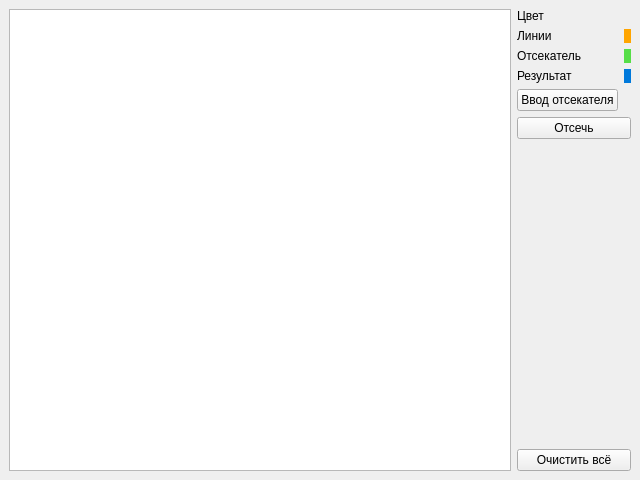
<?xml version="1.0" encoding="UTF-8"?>
<ui version="4.0">
 <class>MainWindow</class>
 <widget class="QMainWindow" name="MainWindow">
  <property name="geometry">
   <rect>
    <x>0</x>
    <y>0</y>
    <width>640</width>
    <height>480</height>
   </rect>
  </property>
  <property name="windowTitle">
   <string>MainWindow</string>
  </property>
  <widget class="QWidget" name="centralwidget">
   <layout class="QHBoxLayout" name="horizontalLayout">
    <item>
     <widget class="QGraphicsView" name="graphicsView"/>
    </item>
    <item>
     <layout class="QVBoxLayout" name="verticalLayout">
      <item>
       <layout class="QFormLayout" name="formLayout">
        <item row="0" column="0">
         <widget class="QLabel" name="label">
          <property name="text">
           <string>Цвет</string>
          </property>
         </widget>
        </item>
        <item row="1" column="0">
         <widget class="QLabel" name="label_2">
          <property name="text">
           <string>Линии</string>
          </property>
         </widget>
        </item>
        <item row="2" column="0">
         <widget class="QLabel" name="label_3">
          <property name="text">
           <string>Отсекатель</string>
          </property>
         </widget>
        </item>
        <item row="3" column="0">
         <widget class="QLabel" name="label_4">
          <property name="text">
           <string>Результат</string>
          </property>
         </widget>
        </item>
        <item row="1" column="1">
         <widget class="QLabel" name="label_colour_segment">
          <property name="styleSheet">
           <string notr="true">background-color: #ffa500</string>
          </property>
          <property name="text">
           <string/>
          </property>
         </widget>
        </item>
        <item row="2" column="1">
         <widget class="QLabel" name="label_colour_cut_off">
          <property name="styleSheet">
           <string notr="true">background-color: #56de47</string>
          </property>
          <property name="text">
           <string/>
          </property>
         </widget>
        </item>
        <item row="3" column="1">
         <widget class="QLabel" name="label_colour_result">
          <property name="styleSheet">
           <string notr="true">background-color: #0079db</string>
          </property>
          <property name="text">
           <string/>
          </property>
         </widget>
        </item>
        <item row="4" column="0">
         <widget class="QPushButton" name="but_input_cut_off">
          <property name="text">
           <string>Ввод отсекателя</string>
          </property>
         </widget>
        </item>
        <item row="5" column="0" colspan="2">
         <widget class="QPushButton" name="but_cut_off">
          <property name="text">
           <string>Отсечь</string>
          </property>
         </widget>
        </item>
        <item row="6" column="0" colspan="2">
         <spacer name="verticalSpacer">
          <property name="orientation">
           <enum>Qt::Vertical</enum>
          </property>
          <property name="sizeType">
           <enum>QSizePolicy::MinimumExpanding</enum>
          </property>
          <property name="sizeHint" stdset="0">
           <size>
            <width>50</width>
            <height>209</height>
           </size>
          </property>
         </spacer>
        </item>
       </layout>
      </item>
      <item>
       <widget class="QPushButton" name="but_clean_all">
        <property name="text">
         <string>Очистить всё</string>
        </property>
       </widget>
      </item>
     </layout>
    </item>
   </layout>
  </widget>
 </widget>
 <resources/>
 <connections/>
</ui>
